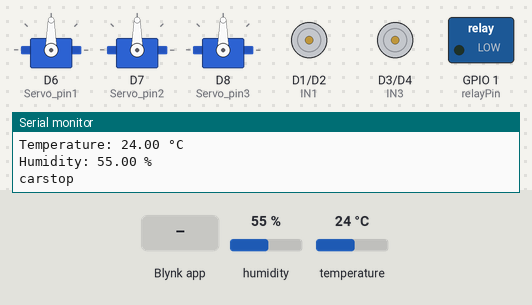
This sketch was run on a simulated ESP8266 (NodeMCU). Shown: 3 × servo, motor-driver pin pairs drawn as motors (green arrow = first pin HIGH = forward, orange = second pin HIGH = backward, longer = more drive, scaled by the enable pin), switched loads named in the sketch (green lamp = pin HIGH), the last lines printed to the serial monitor. The test bench sets the inputs (shaded band); at power-on: humidity 55 %, temperature 24 °C. WiFi joins after 1.5 s; servers stay silent unless stated.

Above: at 3.0 s.
3.1 s: Blynk app writes 1 to V0
5.3 s: Blynk app writes 1 to V4
At 6.3 s:
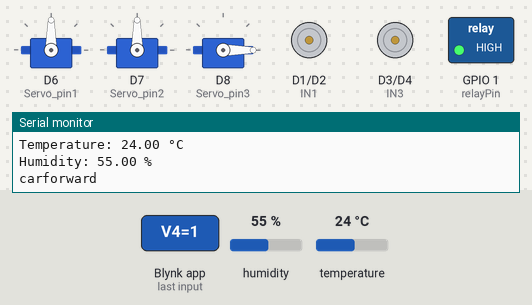
7.3 s: Blynk app writes 0 to V0
9.4 s: Blynk app writes 1 to V1
11.4 s: Blynk app writes 1 to V5
At 12.5 s:
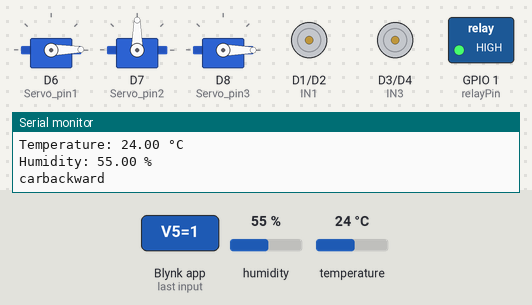
13.4 s: Blynk app writes 200 to V0
Timing chart, 0 to 16.4 s (numbered marks = the images above; inputs shaded):
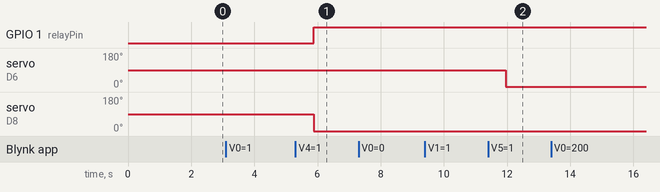

The sketch:

salil_and_pranav_project_code.ino
```cpp
#define BLYNK_PRINT Serial // enable Blynk debugging
#define BLYNK_TEMPLATE_ID "TMPL3Bwg-No7C"
#define BLYNK_TEMPLATE_NAME "agricuture robot"
#define BLYNK_AUTH_TOKEN "MLfecHdqYcTeYG2DgIAxWILMQrmhwhoo"

#define BLYNK_PRINT Serial
#include <ESP8266WiFi.h>
#include <BlynkSimpleEsp8266.h>
#include <Servo.h>
#include <DHT.h>

//Motor PINs
#define ENA               D0
#define IN1               D1
#define IN2               D2
#define IN3               D3
#define IN4               D4
#define ENB               D5
#define Servo_pin1        D6
#define Servo_pin2        D7
#define Servo_pin3        D8
#define  relayPin          1  // Relay control pin
bool isRelayOn = false; // Flag to track relay status
#define DHTPIN            3          // Pin where the DHT11 sensor is connected
#define DHTTYPE           DHT11

bool forward = 0;
bool backward = 0;
bool left = 0;
bool right = 0;
int Speed;

char auth[] = "pMyxo1nkm2kmzqNaTb-JvKENWzJMSvq1"; //Enter your Blynk application auth token
char ssid[] = "Salil OnePlus"; //Enter your WIFI name
char pass[] = "12345678"; //Enter your WIFI passowrd


DHT dht(DHTPIN, DHTTYPE);
Servo servo1; // create a servo object
Servo servo2;
Servo servo3;
int angle = 0;
bool isRotating = false;
int cycleCount = 0;

// This function
//creates the timer object. It's part of Blynk library
BlynkTimer timer;

void setup() {
  Serial.begin(9600);
  pinMode(ENA, OUTPUT);
  pinMode(IN1, OUTPUT);
  pinMode(IN2, OUTPUT);
  pinMode(IN3, OUTPUT);
  pinMode(IN4, OUTPUT);
  pinMode(ENB, OUTPUT);
   pinMode(Servo_pin1, OUTPUT);
  pinMode(Servo_pin2, OUTPUT);
  pinMode(Servo_pin3, OUTPUT);
  pinMode(relayPin, OUTPUT); // Set the relay pin as output
  digitalWrite(relayPin, LOW); // Turn off the relay initially

  dht.begin();
  WiFi.begin(ssid, pass); // Connect to Wi-Fi
  while (WiFi.status() != WL_CONNECTED)
  Blynk.begin(auth, ssid, pass);

  servo1.attach(Servo_pin1); // 15 means D8 pin of ESP8266
  servo2.attach(Servo_pin2);
  servo3.attach(Servo_pin3);
  timer.setInterval(1000L);
}

BLYNK_WRITE(V0) {
  forward = param.asInt();
}

BLYNK_WRITE(V1) {
  backward = param.asInt();
}

BLYNK_WRITE(V2) {
  right = param.asInt();
}

BLYNK_WRITE(V3) {
  left = param.asInt();
}

//BLYNK_WRITE(V4) {
  //Speed = param.asInt();
//}

BLYNK_WRITE(V4) // V1 is the virtual pin number in Blynk app
{
  int value = param.asInt(); // Get the value from the Blynk app
  if (value == 1 && !isRotating) // Check if the value is equal to 1 and not already rotating
  {
    isRotating = true; // Set the flag to indicate that the motor is rotating
    digitalWrite(relayPin, LOW); // Turn on the relay
    for (int cycle = 0; cycle < 2; cycle++) // Run the cycle for 2 times
    {
      for (angle = 0; angle < 180; angle++) // Rotate the servo from 0 to 180 degrees
      {
        servo3.write(angle);
        delay(0.5); // Wait for 15 milliseconds
      }
      for (angle = 180; angle > 0; angle--) // Rotate the servo from 180 to 0 degrees
      {
        servo3.write(angle);
        delay(0.5); // Wait for 15 milliseconds
      }
    }
    isRotating = false; // Reset the flag to indicate that the motor is not rotating anymore
    cycleCount = 0; // Reset the cycle count
    servo3.write(0); // Stop the motor
    digitalWrite(relayPin, HIGH); // Turn off the relay
    isRelayOn = false; // Reset the flag to indicate that the relay is off
  }
  else if (value == 0) // Stop the motor if the value is equal to 0
  {
    if (isRotating && cycleCount < 2) // Check if the motor is rotating and the cycle is not completed
    {
      cycleCount++; // Increment the cycle count
    }
    else // Stop the motor if the cycle is completed
    {
      servo3.write(0);
      isRotating = false; // Reset the flag to indicate that the motor is not rotating anymore
      cycleCount = 0; // Reset the cycle count
      if (isRelayOn) // Turn off the relay if it is on
      {
        digitalWrite(relayPin, LOW);
        isRelayOn = false;
      }
    }
  }
}

BLYNK_WRITE(V5)
{
servo1.write(param.asInt());
}

BLYNK_WRITE(V6)
{
servo2.write(param.asInt());
}


void smartcar() {
  if (forward == 1) {
    carforward();
    Serial.println("carforward");
  } else if (backward == 1) {
    carbackward();
    Serial.println("carbackward");
  } else if (left == 1) {
    carturnleft();
    Serial.println("carfleft");
  } else if (right == 1) {
    carturnright();
    Serial.println("carright");
  } else if (forward == 0 && backward == 0 && left == 0 && right == 0) {
    carStop();
    Serial.println("carstop");
  }
}

void loop() {
  float temperature = dht.readTemperature();  // Read temperature value from DHT11 sensor
  float humidity = dht.readHumidity();        // Read humidity value from DHT11 sensor
  if (!isnan(temperature)) {                  // Check if temperature value is valid
    Serial.print("Temperature: ");
    Serial.print(temperature);
    Serial.print(" °C");
    Serial.println();
    Blynk.virtualWrite(V7, temperature);      // Send temperature value to the Blynk app
  }
  if (!isnan(humidity)) {                     // Check if humidity value is valid
    Serial.print("Humidity: ");
    Serial.print(humidity);
    Serial.print(" %");
    Serial.println();
    Blynk.virtualWrite(V8, humidity);         // Send humidity value to the Blynk app
  }


  Blynk.run();
  timer.run();
  smartcar();
  delay(1000);
}

void carforward() {
  analogWrite(ENA, Speed);
  analogWrite(ENB, Speed);
  digitalWrite(IN1, HIGH);
  digitalWrite(IN2, LOW);
  digitalWrite(IN3, HIGH);
  digitalWrite(IN4, LOW);
}
void carbackward() {
  analogWrite(ENA, Speed);
  analogWrite(ENB, Speed);
  digitalWrite(IN1, LOW);
  digitalWrite(IN2, HIGH);
  digitalWrite(IN3, LOW);
  digitalWrite(IN4, HIGH);
}
void carturnleft() {
  analogWrite(ENA, Speed);
  analogWrite(ENB, Speed);
  digitalWrite(IN1, HIGH);
  digitalWrite(IN2, LOW);
  digitalWrite(IN3, LOW);
  digitalWrite(IN4, HIGH);
}
void carturnright() {
  analogWrite(ENA, Speed);
  analogWrite(ENB, Speed);
  digitalWrite(IN1, LOW);
  digitalWrite(IN2, HIGH);
  digitalWrite(IN3, HIGH);
  digitalWrite(IN4, LOW);
}
void carStop() {
  digitalWrite(IN1, LOW);
  digitalWrite(IN2, LOW);
  digitalWrite(IN3, LOW);
  digitalWrite(IN4, LOW);
}
```

Measured:
- after the input at 5.3 s, GPIO 1 (relayPin): LOW → HIGH after 0.58 s; servo on D8 (Servo_pin3): 90° → 0° after 0.58 s
- after the input at 11.4 s, servo on D6 (Servo_pin1): 90° → 1° after 0.56 s
